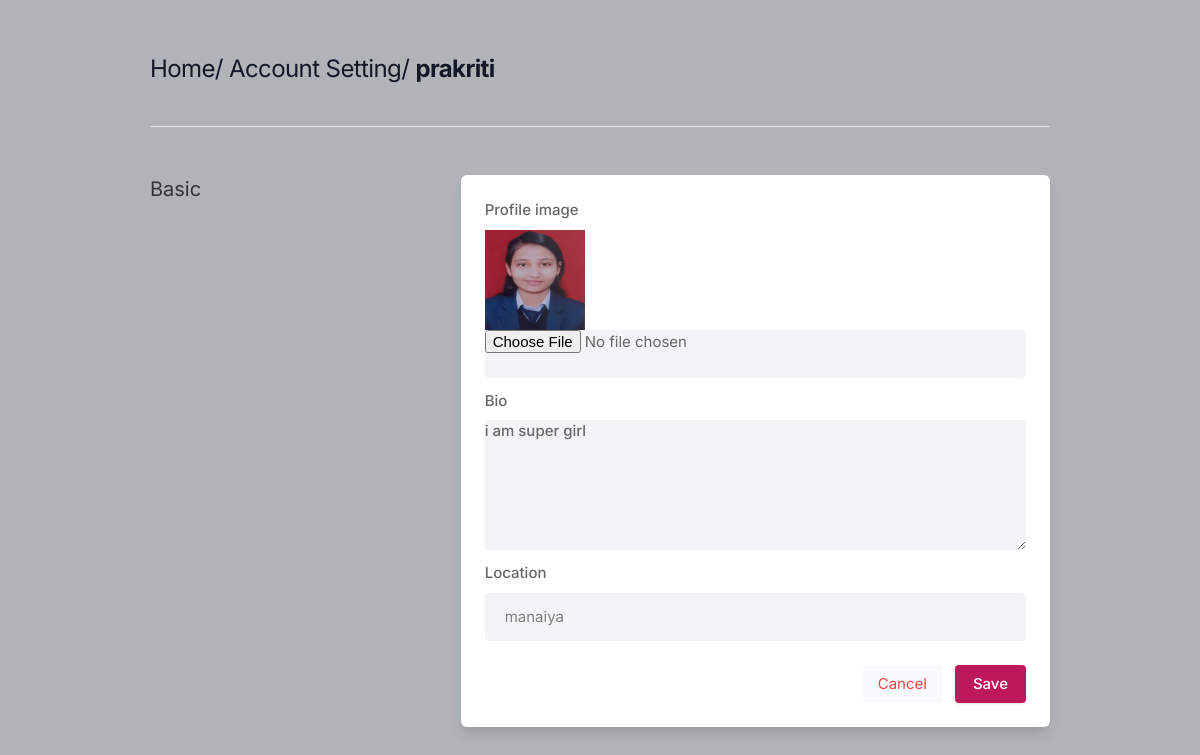
Page /settinguser (signed in) on the committed database.
### socialmediaapp/models.py (models this page shows, shortened)
class Profile(models.Model):
    user=models.ForeignKey(User,on_delete=models.CASCADE)
    id_user=models.IntegerField()
    bio=models.TextField(blank=True)
    address=models.CharField(max_length=100,blank=True)
    profile_pic=models.ImageField(upload_to='profile_images',default='faq.png')

### socialmediaapp/views.py (the view, shortened to what this page needs)
# urls.py: path('settinguser',views.settinguser,name='settinguser'),
def settinguser(request):
    profileuser=Profile.objects.get(user=request.user)
    return render(request,'setting.html',{'profileuser':profileuser})

### templates/setting.html (shortened to what this page needs)
{% load static %}
<!DOCTYPE html>
<html lang="en">
<head>
    <link rel="stylesheet" href="{% static 'assets/css/icons.css' %}">
    <link rel="stylesheet" href="{% static 'assets/css/uikit.css' %}">
    <link rel="stylesheet" href="{% static 'assets/css/style.css' %}">
    <link rel="stylesheet" href="{% static 'assets/css/tailwind.css' %}">
</head>
<body>
            <div class="container m-auto">
                <h1 class="text-2xl leading-none text-gray-900 tracking-tight mt-3"> <a href="{%url 'index'%}">Home</a>/  Account Setting/  <b>{{request.user.username}}</b> </h1>
                <br>
                <br>
                <hr>
                <div class="grid lg:grid-cols-3 mt-12 gap-8">
                    <div>
                        <h3 class="text-xl mb-2"> Basic</h3>
                    </div>
                    <div class="bg-white rounded-md lg:shadow-lg shadow col-span-2">
                       <form action="" method="post" enctype="multipart/form-data">
                       <div class="grid grid-cols-2 gap-3 lg:p-6 p-4">
                            <div class="col-span-2">
                                <label for=""> Profile image</label>
                                <img style="height: 100px ; width: 100px;" src="{{profileuser.profile_pic.url}}">
                                <input type="file" placeholder="" name="profile_pic" class="shadow-none bg-gray-100">
                            </div>
                            <div class="col-span-2">
                                <label for="about">Bio</label>
                                <textarea id="about" name="bio" rows="3"  class="shadow-none bg-gray-100">{{profileuser.bio}}</textarea>
                            </div>
                            <div class="col-span-2">
                                <label for=""> Location</label>
                                <input type="text" value="{{profileuser.address}}" name="location" class="shadow-none bg-gray-100">
                            </div>
                       </div>
                       <div class="bg-gray-10 p-6 pt-0 flex justify-end space-x-3">
                           <button class="p-2 px-4 rounded bg-gray-50 text-red-500"><a href="{% url 'index' %}">Cancel</a>  </button>
                           <button type="button" class="button bg-blue-700"> <a href="{% url 'settinguser' %}">Save</a> </button>
                       </div>
                      </form>
                    </div>
                    </div>
                    <br>
                </div>
</body>
</html>

### static/assets/css/style.css (style rules this page uses)
body { background-color: #B0B3B8!important; }
button { vertical-align: middle; }
span.button, button.button { background-color: #be185d; top: 0; color: #fff; position: relative; padding: 8px 18px; line-height: 22px; position: relative; font-weight: 500; font-size: 15px; display: inline-block; -webkit-transition: all 0.2s ease-in-out; transition: all 0.2s ease-in-out; cursor: pointer; overflow: hidden; border: none; border-radius: 4px; -webkit-box-shadow: 0 1px 3px rgba(0, 0, 0, 0.1); box-shadow: 0 1px 3px rgba(0, 0, 0, 0.1); }
input { height: 48px; line-height: 48px; padding: 0 20px; outline: none; font-size: 15px; color: #808080; max-width: 100%; width: 100%; -webkit-box-sizing: border-box; box-sizing: border-box; display: block; font-weight: 400; opacity: 1; border-radius: 4px; border: none; -webkit-box-shadow: 0 1px 4px 0px rgba(0, 0, 0, 0.12); box-shadow: 0 1px 4px 0px rgba(0, 0, 0, 0.12); }
input[type="text"], input[type="password"], input[type="email"], input[type="number"] { height: 48px; line-height: 48px; padding: 0 20px; outline: none; font-size: 15px; color: #808080; max-width: 100%; width: 100%; -webkit-box-sizing: border-box; box-sizing: border-box; display: block; font-weight: 400; opacity: 1; border-radius: 4px; border: none; -webkit-box-shadow: 0 1px 4px 0px rgba(0, 0, 0, 0.12); box-shadow: 0 1px 4px 0px rgba(0, 0, 0, 0.12); }
textarea { height: 48px; line-height: 48px; padding: 0 20px; outline: none; font-size: 15px; color: #808080; margin: 0 0 16px 0; max-width: 100%; width: 100%; -webkit-box-sizing: border-box; box-sizing: border-box; display: block; background-color: #fff; font-weight: 500; opacity: 1; border-radius: 4px; border: none; -webkit-box-shadow: 0 1px 4px 0px rgba(0, 0, 0, 0.12); box-shadow: 0 1px 4px 0px rgba(0, 0, 0, 0.12); }
input { -webkit-transition: all 0.1s ease-in-out; transition: all 0.1s ease-in-out; }
::placeholder { color: #808080; opacity: 1; }
textarea { height: auto; line-height: 27px; padding: 20px; min-height: 130px; -webkit-transition: none !important; transition: none !important; min-width: 100%; }
label, legend { display: block; font-weight: bold; font-size: 15px; font-weight: 500; margin-bottom: 8px; }
button { border: none; margin: 0; padding: 0; width: auto; overflow: visible; background: transparent; color: inherit; font: inherit; line-height: normal; cursor: pointer; }
a { color: #be185d; -webkit-transition: 0.3s; transition: 0.3s; outline: none !important; }
button { outline: none !important; }
img { max-width: 100%; }
body { color: #666; font-size: 15px; line-height: 27px; background-color: #f0f2f5; font-family: "Inter", sans-serif; text-transform: none; }
h1, h2, h3, h4, h5, h6 { font-family: "Inter", sans-serif; text-transform: none; }
input[type="text"], input[type="password"], input[type="email"] { font-family: "Inter", sans-serif; text-transform: none; }
textarea, select { font-family: "Inter", sans-serif; text-transform: none; }
button, body .pac-container { font-family: "Inter", sans-serif; text-transform: none; }
h1, h2, h3, h4, h5, h6 { color: #333; font-weight: 500; margin: 0; padding: 0; }
h1 { font-size: 32px; }
h3 { font-size: 22px; }
b, strong { font-weight: 700 !important; }
@media (min-width: 1024px) { .container { max-width: 900px !important; padding-top: 45px; } }
.shadow-none { -webkit-box-shadow: none !important; box-shadow: none !important; }

### rows in the picture
Profile: profile_pic (picture), bio "i am super girl", location "manaiya"

### other values in the picture
{{ request.user.username }} "prakriti"
